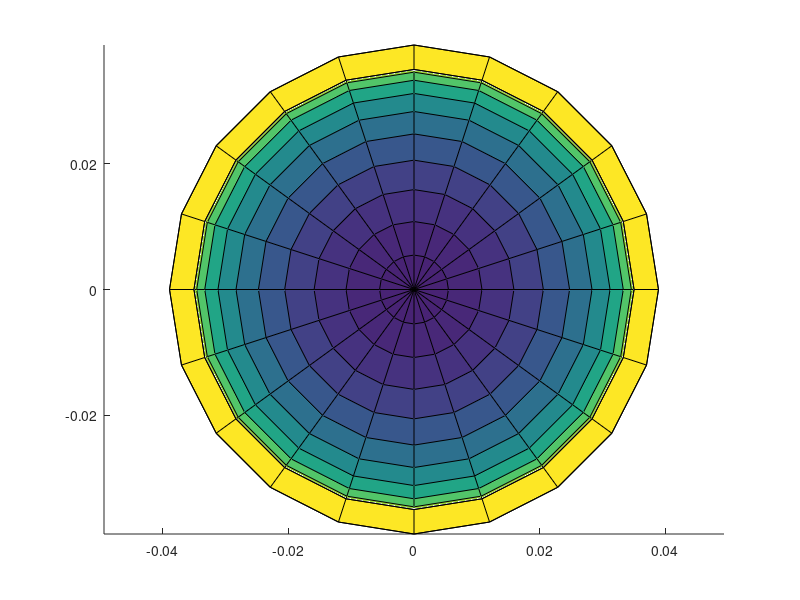

Here is the MATLAB script that generated this plot: (Note: this script raises an error after producing the figure.)
% Bowl
% No reference

close;
clear;
clc;

% size = input("Please input object size (from 1 to 10): ");
% if (size <= 0) || (size > 10)
%     error("Input size is out of range");
% end

for size = 1:10

scaleReduceFactor = 90; 

rout = 1 / scaleReduceFactor * (size*0.5 + 3);
rin = 0.9 * 1 / scaleReduceFactor * (size*0.5 + 3);
alpha = linspace(0, 2*pi, 21);
xin_top = rin * cos(alpha); xout_top = rout * cos(alpha);
yin_top = rin * sin(alpha); yout_top = rout * sin(alpha);

[x, y, z] = sphere(20);
z(z>0) = nan;

xout = x *rout;
yout = y *rout;
zout = z *rout;


xin = x *rin;
yin = y *rin;
zin = z *rin;



hold on
axis equal

surf([xin_top;xout_top], [yin_top;yout_top], 0 .* ones(2, length(xout_top)));
surf(xout,yout,zout);
surf(xin,yin,zin);
daspect([1 1 1]);
hold on;

X=[xout ; xin ; [xin_top;xout_top] ];
Y=[yout ;yin ;[yin_top;yout_top] ];
Z=[zout ;zin ;0* ones(2, length(xout_top))];



formatSpec = '%s_%05d%s';
A = sprintf(formatSpec, "Semisphere", size, '.stl');
surf2stl(A, X, Y, Z);

end